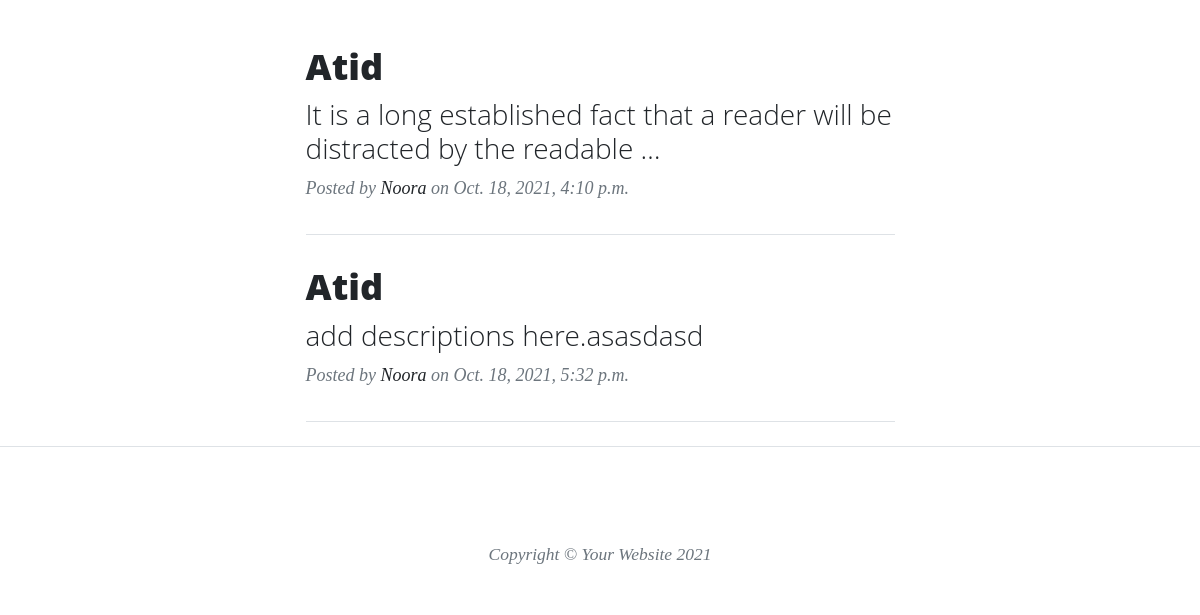
/articles/nahar (lower part), run on an earlier commit of the app's database.
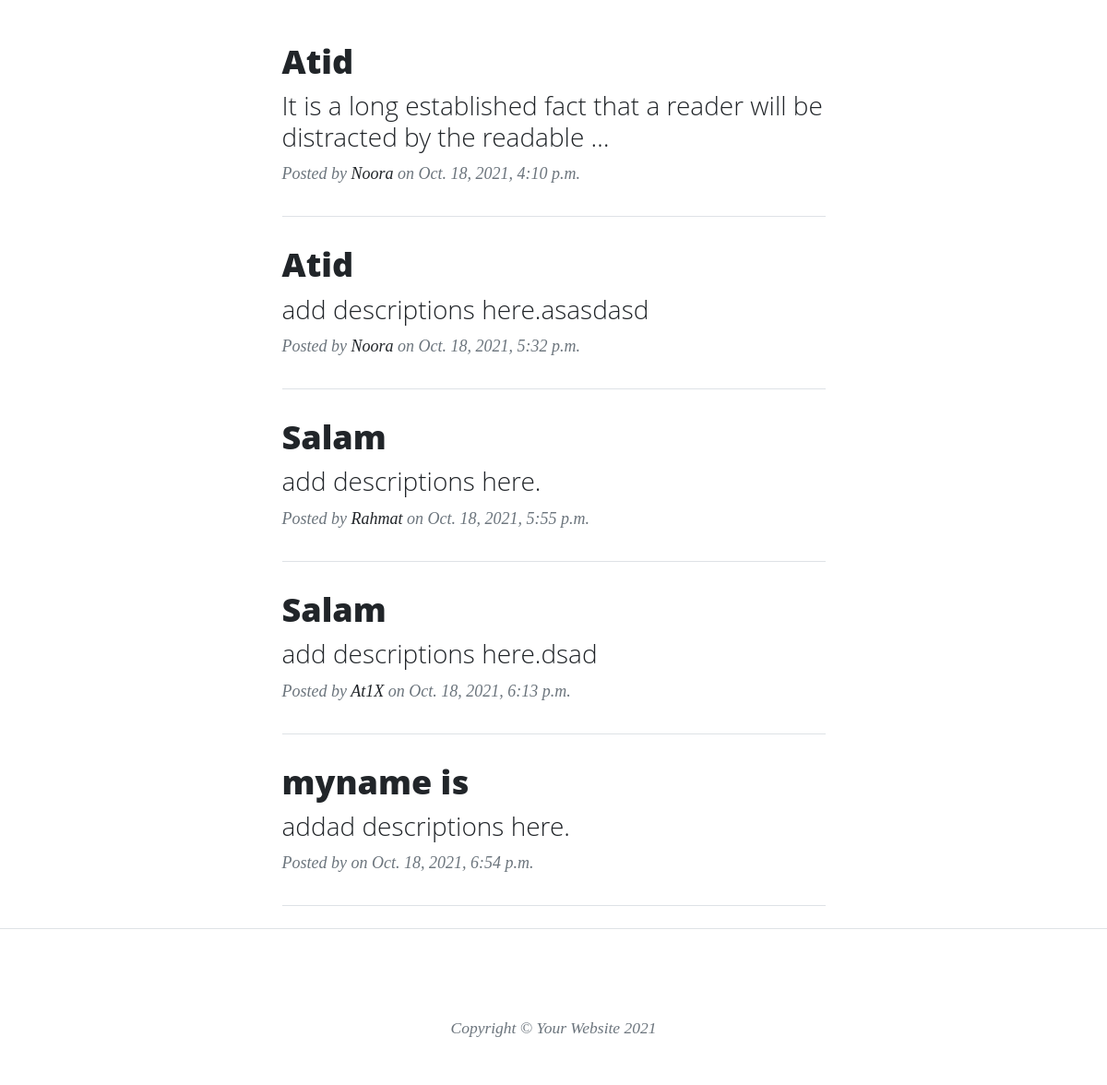
And on a later commit of the database.
### food/models.py (models this page shows, shortened)
class foodModels(models.Model):
    RATE = (
        ('3','Very good'),
        ('2', 'Good'),
        ('1','Bad'),
    )
    AUTH = (
        ('Admins',(
            ('Atid','Atid'),
            ('Rahmat','Rahmat'),
            ('Noora','Noora'),
        )),
        ('Normal people',(
            ('Yasin','Yasin'),
            ('Ebne','Ebne')
        )),
    )
    user = models.ForeignKey(User, null=True, on_delete=models.SET_NULL,default='User.id',related_name='author', verbose_name='نویسنده')
    name = models.CharField(max_length=20)
    slug = models.SlugField(max_length=20)
    desc = models.TextField(default="add descriptions here.")
    rate = models.CharField(max_length=1, choices=RATE)
    auth = models.CharField(max_length=20, choices=AUTH)  # special feature
    date = models.DateTimeField(default=timezone.now)
    categ = models.ManyToManyField(Category, related_name='categs')
    img = models.ImageField(upload_to='foodPics/')
    check = models.BooleanField(default=False, verbose_name="آیا اجازه انتشار می‌دهید؟")
    class Meta:
        verbose_name = 'غذا'
        verbose_name_plural = 'غذاها'
    objects = manageFood()
    def categ_to_str(self):
        return ", ".join([Category.name for Category in self.categ.all()])
    categ_to_str.short_description = 'Category'

### food/views.py (the view)
# urls.py: path('articles/<slug:categID>', CategoryShow.as_view(), name='categClass'),
class CategoryShow(generic.ListView):
    template_name = 'category.html'
    paginate_by = 3
    def get_queryset(self):
        global categories
        slug = self.kwargs.get('categID')
        categories = get_object_or_404(Category, slug=slug)
        return foodModels.objects.all()
    def get_context_data(self, **kwargs):
        context = super().get_context_data(**kwargs)
        context['catp'] = categories
        return context

### food/templatetags/base_tag.py (called while the page is built)
@register.simple_tag()
def showTime():
    return timezone.now()

@register.inclusion_tag('categ_tags.html')
def profCateg():
    return {
        'cat': Category.objects.all()
    }

### templates/category.html (shortened to what this page needs)
{% extends 'base.html' %}
{% load static %}
{% block content %}
        <link href="{% static 'css/styles.css' %}" rel="stylesheet" />
        <div class="container px-4 px-lg-5">
            <div class="row gx-4 gx-lg-5 justify-content-center">
                <div class="col-md-10 col-lg-8 col-xl-7">
                    {% for food in catp.categs.all %}
                    <div class="post-preview">
                        <a href="{% url 'foodUrl:detailView' food.slug %}">
                            <h2 class="post-title">{{ food.name }}</h2>
                            <h3 class="post-subtitle">{{ food.desc | truncatewords:15 }}</h3>
                        </a>
                        <p class="post-meta">
                            Posted by
                            <a href="#!">{{ food.auth }}</a>
                            on {{ food.date }}
                        </p>
                    </div>
                    <hr class="my-4" />
                    {% endfor %}
                </div>
            </div>
        </div>
 {% endblock %}

What changed in the data, as far as the page shows it:
added foodModels: name "Salam", desc "add descriptions here.", auth "Rahmat", date "Oct. 18, 2021, 5:55 p.m."
added foodModels: name "Salam", desc "add descriptions here.dsad", auth "At1X", date "Oct. 18, 2021, 6:13 p.m."
added foodModels: name "myname is", desc "addad descriptions here.", date "Oct. 18, 2021, 6:54 p.m."
